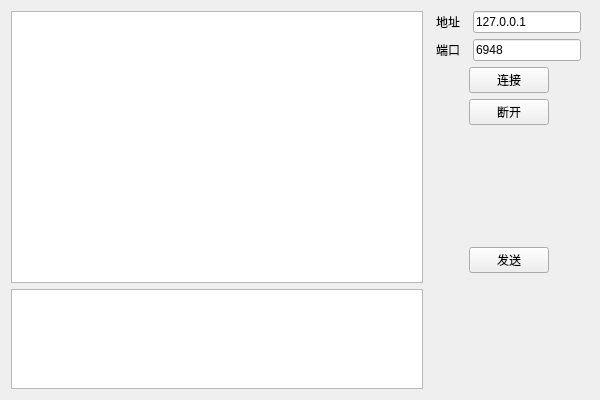
<?xml version="1.0" encoding="UTF-8"?>
<ui version="4.0">
 <class>Widget</class>
 <widget class="QWidget" name="Widget">
  <property name="geometry">
   <rect>
    <x>0</x>
    <y>0</y>
    <width>600</width>
    <height>400</height>
   </rect>
  </property>
  <property name="windowTitle">
   <string>EasyTcp - Client</string>
  </property>
  <layout class="QHBoxLayout" name="horizontalLayout_6">
   <item>
    <layout class="QVBoxLayout" name="verticalLayout">
     <item>
      <widget class="QTextEdit" name="txtedtMsg">
       <property name="readOnly">
        <bool>true</bool>
       </property>
      </widget>
     </item>
     <item>
      <widget class="QTextEdit" name="txtedtInput">
       <property name="sizePolicy">
        <sizepolicy hsizetype="Expanding" vsizetype="Maximum">
         <horstretch>0</horstretch>
         <verstretch>0</verstretch>
        </sizepolicy>
       </property>
       <property name="maximumSize">
        <size>
         <width>16777215</width>
         <height>100</height>
        </size>
       </property>
      </widget>
     </item>
    </layout>
   </item>
   <item>
    <layout class="QVBoxLayout" name="verticalLayout_2">
     <item>
      <layout class="QHBoxLayout" name="horizontalLayout_5">
       <item>
        <widget class="QLabel" name="label">
         <property name="sizePolicy">
          <sizepolicy hsizetype="Fixed" vsizetype="Preferred">
           <horstretch>0</horstretch>
           <verstretch>0</verstretch>
          </sizepolicy>
         </property>
         <property name="text">
          <string>地址</string>
         </property>
        </widget>
       </item>
       <item>
        <widget class="QLineEdit" name="ledtHost">
         <property name="sizePolicy">
          <sizepolicy hsizetype="Fixed" vsizetype="Fixed">
           <horstretch>0</horstretch>
           <verstretch>0</verstretch>
          </sizepolicy>
         </property>
         <property name="text">
          <string>127.0.0.1</string>
         </property>
        </widget>
       </item>
      </layout>
     </item>
     <item>
      <layout class="QHBoxLayout" name="horizontalLayout_4">
       <item>
        <widget class="QLabel" name="label_2">
         <property name="sizePolicy">
          <sizepolicy hsizetype="Fixed" vsizetype="Preferred">
           <horstretch>0</horstretch>
           <verstretch>0</verstretch>
          </sizepolicy>
         </property>
         <property name="text">
          <string>端口</string>
         </property>
        </widget>
       </item>
       <item>
        <widget class="QLineEdit" name="ledtPort">
         <property name="sizePolicy">
          <sizepolicy hsizetype="Fixed" vsizetype="Fixed">
           <horstretch>0</horstretch>
           <verstretch>0</verstretch>
          </sizepolicy>
         </property>
         <property name="text">
          <string>6948</string>
         </property>
        </widget>
       </item>
      </layout>
     </item>
     <item>
      <layout class="QHBoxLayout" name="horizontalLayout_3">
       <item>
        <spacer name="horizontalSpacer_2">
         <property name="orientation">
          <enum>Qt::Horizontal</enum>
         </property>
         <property name="sizeType">
          <enum>QSizePolicy::Fixed</enum>
         </property>
         <property name="sizeHint" stdset="0">
          <size>
           <width>40</width>
           <height>20</height>
          </size>
         </property>
        </spacer>
       </item>
       <item>
        <widget class="QPushButton" name="btnConnect">
         <property name="sizePolicy">
          <sizepolicy hsizetype="Fixed" vsizetype="Fixed">
           <horstretch>0</horstretch>
           <verstretch>0</verstretch>
          </sizepolicy>
         </property>
         <property name="text">
          <string>连接</string>
         </property>
        </widget>
       </item>
       <item>
        <spacer name="horizontalSpacer_3">
         <property name="orientation">
          <enum>Qt::Horizontal</enum>
         </property>
         <property name="sizeType">
          <enum>QSizePolicy::Fixed</enum>
         </property>
         <property name="sizeHint" stdset="0">
          <size>
           <width>40</width>
           <height>20</height>
          </size>
         </property>
        </spacer>
       </item>
      </layout>
     </item>
     <item>
      <layout class="QHBoxLayout" name="horizontalLayout_2">
       <item>
        <spacer name="horizontalSpacer">
         <property name="orientation">
          <enum>Qt::Horizontal</enum>
         </property>
         <property name="sizeType">
          <enum>QSizePolicy::Fixed</enum>
         </property>
         <property name="sizeHint" stdset="0">
          <size>
           <width>40</width>
           <height>20</height>
          </size>
         </property>
        </spacer>
       </item>
       <item>
        <widget class="QPushButton" name="btnDisconnect">
         <property name="sizePolicy">
          <sizepolicy hsizetype="Fixed" vsizetype="Fixed">
           <horstretch>0</horstretch>
           <verstretch>0</verstretch>
          </sizepolicy>
         </property>
         <property name="text">
          <string>断开</string>
         </property>
        </widget>
       </item>
       <item>
        <spacer name="horizontalSpacer_4">
         <property name="orientation">
          <enum>Qt::Horizontal</enum>
         </property>
         <property name="sizeType">
          <enum>QSizePolicy::Fixed</enum>
         </property>
         <property name="sizeHint" stdset="0">
          <size>
           <width>40</width>
           <height>20</height>
          </size>
         </property>
        </spacer>
       </item>
      </layout>
     </item>
     <item>
      <spacer name="verticalSpacer">
       <property name="orientation">
        <enum>Qt::Vertical</enum>
       </property>
       <property name="sizeHint" stdset="0">
        <size>
         <width>20</width>
         <height>40</height>
        </size>
       </property>
      </spacer>
     </item>
     <item>
      <layout class="QHBoxLayout" name="horizontalLayout">
       <item>
        <spacer name="horizontalSpacer_5">
         <property name="orientation">
          <enum>Qt::Horizontal</enum>
         </property>
         <property name="sizeType">
          <enum>QSizePolicy::Fixed</enum>
         </property>
         <property name="sizeHint" stdset="0">
          <size>
           <width>40</width>
           <height>20</height>
          </size>
         </property>
        </spacer>
       </item>
       <item>
        <widget class="QPushButton" name="btnSend">
         <property name="sizePolicy">
          <sizepolicy hsizetype="Fixed" vsizetype="Fixed">
           <horstretch>0</horstretch>
           <verstretch>0</verstretch>
          </sizepolicy>
         </property>
         <property name="text">
          <string>发送</string>
         </property>
        </widget>
       </item>
       <item>
        <spacer name="horizontalSpacer_6">
         <property name="orientation">
          <enum>Qt::Horizontal</enum>
         </property>
         <property name="sizeType">
          <enum>QSizePolicy::Fixed</enum>
         </property>
         <property name="sizeHint" stdset="0">
          <size>
           <width>40</width>
           <height>20</height>
          </size>
         </property>
        </spacer>
       </item>
      </layout>
     </item>
     <item>
      <spacer name="verticalSpacer_2">
       <property name="orientation">
        <enum>Qt::Vertical</enum>
       </property>
       <property name="sizeHint" stdset="0">
        <size>
         <width>20</width>
         <height>40</height>
        </size>
       </property>
      </spacer>
     </item>
    </layout>
   </item>
  </layout>
 </widget>
 <layoutdefault spacing="6" margin="11"/>
 <resources/>
 <connections/>
</ui>
